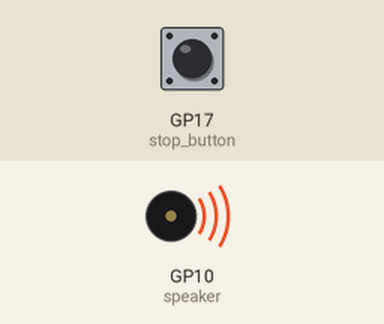
Simulated run of this program. Board: Raspberry Pi Pico running MicroPython. Shown: buzzer (waves = sounding). The test bench sets the inputs (shaded band); at power-on: GP17 (stop_button) HIGH. What the program prints to the serial console is not drawn. At 3.8 s the program stops and its outputs stay as they are.

Above: at 3.27 s.
3.3 s: GP17 (stop_button) pulled LOW for 1 s
At 3.7 s:
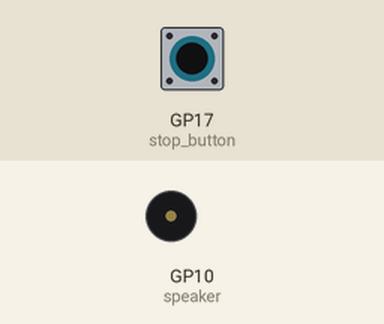
Timing chart, 0 to 5.3 s (numbered marks = the images above; inputs shaded):
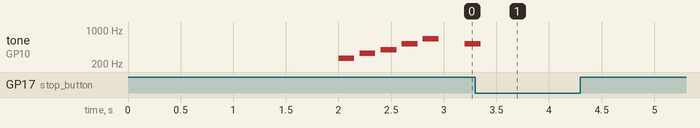

Measured:
- after the input at 3.3 s, tone on GP10 (speaker): goes on until 3.4 s, then stays silent
- by itself, tone on GP10 (speaker): plays 262 Hz for 0.15 s, 330 Hz for 0.15 s, 392 Hz for 0.15 s, 523 Hz for 0.15 s, 659 Hz for 0.15 s, 523 Hz for 0.10 s

The program:

04-play-alarm.py
```python
from machine import Pin, PWM
from utime import sleep_ms

# Constants for pins
SPEAKER_PIN = 10  # Speaker on GPIO 16
STOP_BUTTON_PIN = 17  # Stop button on GPIO 17
MAX_DUTY = 65535
HALF_DUTY = MAX_DUTY // 2

# Create PWM object for speaker
speaker = PWM(Pin(SPEAKER_PIN))

# Create stop button with pull-up resistor
stop_button = Pin(STOP_BUTTON_PIN, Pin.IN, Pin.PULL_UP)

# Pleasant frequencies for a pentatonic scale (in Hz)
FREQUENCIES = [262, 330, 392, 523, 659]  # C4, E4, G4, C5, E5

def play_tone(frequency, duration_ms):
    """Play a single tone with the specified frequency and duration."""
    speaker.duty_u16(HALF_DUTY)  # Set volume (0-65535)
    speaker.freq(frequency)
    sleep_ms(duration_ms)
    speaker.duty_u16(0)  # Silent between notes
    sleep_ms(50)  # Brief pause between notes

def stop_alarm():
    """Stop the alarm by turning off the speaker."""
    speaker.duty_u16(0)

def play_alarm():
    """Play a repeating pleasant alarm pattern until button is pressed or CTRL-C."""
    print("Alarm started - press button or CTRL-C to stop")

    try:
        while True:
            # Check if button is pressed (active low due to pull-up)
            if not stop_button.value():
                stop_alarm()
                print("Alarm stopped by button")
                break

            # Play ascending pattern
            for freq in FREQUENCIES:
                if not stop_button.value():  # Check button between each note
                    break
                play_tone(freq, 150)

            # Brief pause between patterns
            sleep_ms(200)

            # Play descending pattern
            for freq in reversed(FREQUENCIES[:-1]):  # Skip highest note
                if not stop_button.value():  # Check button between each note
                    break
                play_tone(freq, 150)

            sleep_ms(400)  # Longer pause between repetitions

    except KeyboardInterrupt:
        stop_alarm()
        print("\nAlarm stopped by CTRL-C")
    finally:
        # Ensure speaker is off no matter how we exit
        stop_alarm()

# Optional test code
if __name__ == "__main__":
    try:
        print("Press button or CTRL-C to stop alarm when it starts")
        sleep_ms(2000)  # Wait 2 seconds before starting
        play_alarm()
    except KeyboardInterrupt:
        print("\nProgram terminated by user")
    finally:
        stop_alarm()  # Always ensure speaker is off when exiting
```
